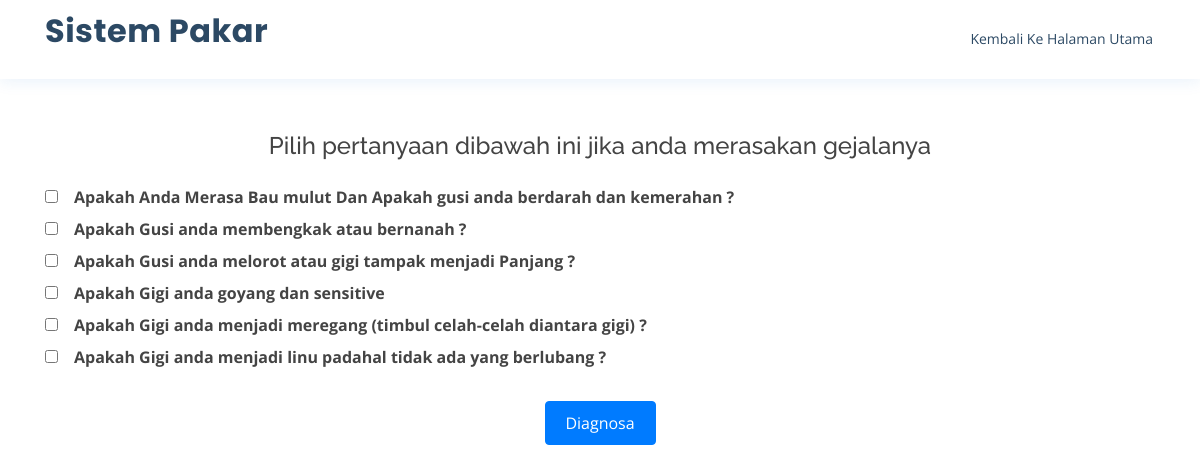
Page /diagnose.php?kode=PD03 on the committed database.
### tables this page shows
CREATE TABLE `tb_pertanyaan` (
  `kode_pertanyaan` varchar(50) NOT NULL,
  `isi_pertanyaan` varchar(250) NOT NULL,
  `id` int(11) NOT NULL
);

### diagnose.php (the view, shortened to what this page needs)
<?php include("header.php") ?>
<header id="header" class="fixed-top">
  <div class="container d-flex ">
    <h1 class="logo mr-auto"><a href="index.php">Sistem Pakar</a></h1>
    <nav class="nav-menu d-none d-lg-block">
      <ul>
        <li><a href="reset_datadiri.php">Kembali Ke Halaman Utama</a></li>
      </ul>
    </nav>
  </div>
</header>
<main>
  <section id="services" class="services ">
    <div class="container">
      <div class="section-title mt-4">
        <?php
        include('functions/conn.php');
        $kode = 'GD01&GD02';
        if (isset($_GET['kode'])) {
          $kode = $_GET['kode'];
        }
        ?>
        <?php if (isset($_GET['kode']) && !isset($_GET['kesimpulan'])) : ?>
          <h4 class="mb-4">Pilih pertanyaan dibawah ini jika anda merasakan gejalanya </h4>
          <?php echo "<form action='diagnose.php?kesimpulan&kode=" . $kode . "'" . "method='post'>" ?>
          <?php
          $query = "SELECT * from tb_pertanyaan WHERE kode_pertanyaan='$kode'";
          $getAllData = mysqli_query($connect, $query);
          while ($datas = mysqli_fetch_array($getAllData)) {
            echo "<div class='checkbox text-left'> <label><input type='checkbox' name='check_list[]' value='" . $datas['isi_pertanyaan'] .  "'" . ">" . '<strong class="ml-3">' . $datas['isi_pertanyaan'] . '</strong>' . "</label></div>";
          }
          ?>
          <input type="submit" name="submit" value="Diagnosa" class="btn btn-primary mt-4" style="min-width: 44px; min-height:44px; width:10%;" />
          </form>
        <?php endif; ?>
      </div>
  </section>
</main>
<?php include("footer.php") ?>

### header.php (shortened to what this page needs)
<!DOCTYPE html>
<html lang="en">
<head>
  <link href="assets/vendor/bootstrap/css/bootstrap.min.css" rel="stylesheet">
  <link href="assets/vendor/icofont/icofont.min.css" rel="stylesheet">
  <link href="assets/vendor/boxicons/css/boxicons.min.css" rel="stylesheet">
  <link href="assets/vendor/venobox/venobox.css" rel="stylesheet">
  <link href="assets/vendor/animate.css/animate.min.css" rel="stylesheet">
  <link href="assets/vendor/remixicon/remixicon.css" rel="stylesheet">
  <link href="assets/vendor/owl.carousel/assets/owl.carousel.min.css" rel="stylesheet">
  <link href="assets/vendor/bootstrap-datepicker/css/bootstrap-datepicker.min.css" rel="stylesheet">
  <link href="assets/css/style.css" rel="stylesheet">
</head>

### footer.php (shortened to what this page needs)
</body>
</html>

### assets/css/style.css (style rules this page uses)
a { color: #1977cc; }
h1, h2, h3, h4, h5, h6 { font-family: "Raleway", sans-serif; }
#header { background: #fff; transition: all 0.5s; z-index: 997; padding: 15px 0; top: 0; box-shadow: 0px 2px 15px rgba(25, 119, 204, 0.1); }
#header .logo { font-size: 32px; margin: 0; padding: 0; line-height: 1; font-weight: 700; letter-spacing: 0.5px; font-family: "Poppins", sans-serif; }
#header .logo a { color: #2c4964; }
.nav-menu ul { margin: 0; padding: 0; list-style: none; }
.nav-menu>ul { display: flex; }
.nav-menu>ul>li { position: relative; white-space: nowrap; padding: 8px 0 8px 20px; }
.nav-menu a { display: block; position: relative; color: #2c4964; transition: 0.3s; font-size: 14px; font-family: "Open Sans", sans-serif; padding: 5px 2px; border-bottom: 2px solid #fff; }
.mobile-nav { position: fixed; top: 55px; right: 15px; bottom: 15px; left: 15px; z-index: 9999; overflow-y: auto; background: #fff; transition: ease-in-out 0.2s; opacity: 0; visibility: hidden; border-radius: 10px; padding: 10px 0; }
.mobile-nav * { margin: 0; padding: 0; list-style: none; }
.mobile-nav a { display: block; position: relative; color: #2c4964; padding: 10px 20px; font-weight: 500; outline: none; }
section { padding: 60px 0; overflow: hidden; }
.section-title { text-align: center; padding-bottom: 30px; }

### rows in the picture
tb_pertanyaan: isi_pertanyaan "Apakah Anda Merasa Bau mulut Dan Apakah gusi anda berdarah dan kemerahan ?"
tb_pertanyaan: isi_pertanyaan "Apakah Gusi anda membengkak atau bernanah ?"
tb_pertanyaan: isi_pertanyaan "Apakah Gusi anda melorot atau gigi tampak menjadi Panjang ?"
tb_pertanyaan: isi_pertanyaan "Apakah Gigi anda goyang dan sensitive"
tb_pertanyaan: isi_pertanyaan "Apakah Gigi anda menjadi meregang (timbul celah-celah diantara gigi) ?"
tb_pertanyaan: isi_pertanyaan "Apakah Gigi anda menjadi linu padahal tidak ada yang berlubang ?"
